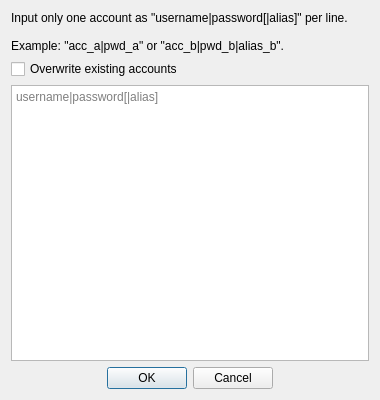
<?xml version="1.0" encoding="UTF-8"?>
<ui version="4.0">
 <class>importAccDialog</class>
 <widget class="QDialog" name="importAccDialog">
  <property name="geometry">
   <rect>
    <x>0</x>
    <y>0</y>
    <width>380</width>
    <height>400</height>
   </rect>
  </property>
  <property name="windowTitle">
   <string>Import Accounts</string>
  </property>
  <property name="modal">
   <bool>true</bool>
  </property>
  <layout class="QVBoxLayout" name="verticalLayout">
   <item>
    <widget class="QLabel" name="label">
     <property name="text">
      <string>Input only one account as &quot;username|password[|alias]&quot; per line.

Example: &quot;acc_a|pwd_a&quot; or &quot;acc_b|pwd_b|alias_b&quot;.</string>
     </property>
     <property name="textFormat">
      <enum>Qt::MarkdownText</enum>
     </property>
    </widget>
   </item>
   <item>
    <widget class="QCheckBox" name="checkBoxOverwrite">
     <property name="text">
      <string>Overwrite existing accounts</string>
     </property>
    </widget>
   </item>
   <item>
    <widget class="QPlainTextEdit" name="editImport">
     <property name="sizeAdjustPolicy">
      <enum>QAbstractScrollArea::AdjustToContents</enum>
     </property>
     <property name="placeholderText">
      <string>username|password[|alias]</string>
     </property>
    </widget>
   </item>
   <item>
    <widget class="QDialogButtonBox" name="buttonBox">
     <property name="orientation">
      <enum>Qt::Horizontal</enum>
     </property>
     <property name="standardButtons">
      <set>QDialogButtonBox::Cancel|QDialogButtonBox::Ok</set>
     </property>
     <property name="centerButtons">
      <bool>true</bool>
     </property>
    </widget>
   </item>
  </layout>
 </widget>
 <resources/>
 <connections>
  <connection>
   <sender>buttonBox</sender>
   <signal>accepted()</signal>
   <receiver>importAccDialog</receiver>
   <slot>accept()</slot>
   <hints>
    <hint type="sourcelabel">
     <x>248</x>
     <y>254</y>
    </hint>
    <hint type="destinationlabel">
     <x>157</x>
     <y>274</y>
    </hint>
   </hints>
  </connection>
  <connection>
   <sender>buttonBox</sender>
   <signal>rejected()</signal>
   <receiver>importAccDialog</receiver>
   <slot>reject()</slot>
   <hints>
    <hint type="sourcelabel">
     <x>316</x>
     <y>260</y>
    </hint>
    <hint type="destinationlabel">
     <x>286</x>
     <y>274</y>
    </hint>
   </hints>
  </connection>
 </connections>
</ui>
